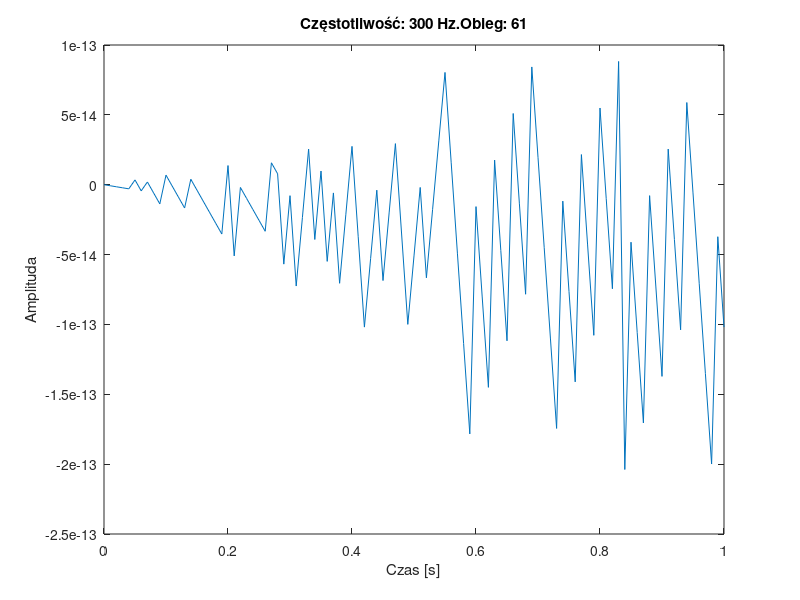
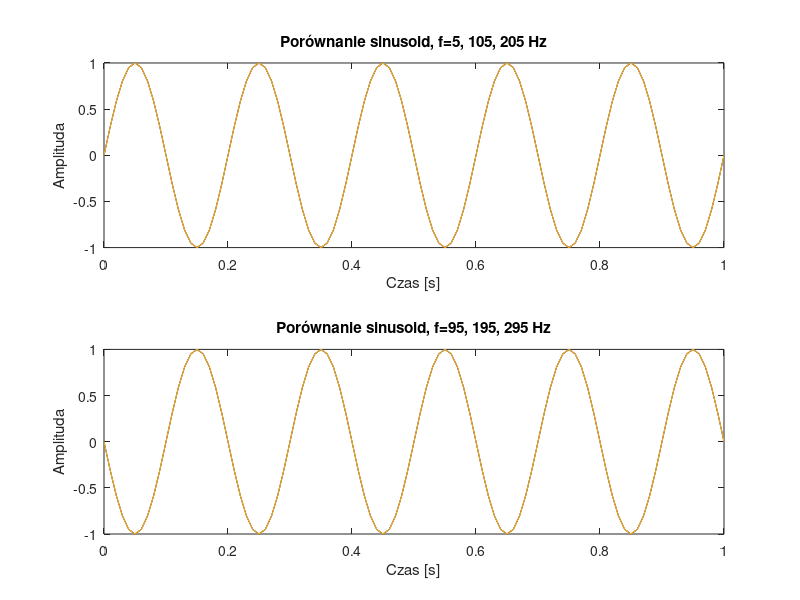

Source code (MATLAB) for these figures, in order:
fs = 100; % częstotliwość próbkowania
t = 0:1/fs:1; % wektor czasu


% pętla generująca sinusoidy o różnych częstotliwościach
for f = 0:5:300
    counter=f/5+1;
    x = sin(2*pi*f*t); % generowanie sinusoidy
    figure(1); clf; % czyścimy figurę przed narysowaniem nowej sinusoidy
    plot(t, x); % rysujemy sinusoidę
    xlabel('Czas [s]');
    ylabel('Amplituda');
    title(['Częstotliwość: ' num2str(f) ' Hz.', 'Obieg: ', num2str(counter)]);
    pause(0.15); % opóźnienie między kolejnymi sinusoidami
end

% porównanie wybranych sinusoid
f1 = 5; f2 = 105; f3 = 205;
x1 = sin(2*pi*f1*t);
x2 = sin(2*pi*f2*t);
x3 = sin(2*pi*f3*t);

figure(2); clf;
subplot(2,1,1);
plot(t, x1, t, x2, t, x3);
xlabel('Czas [s]');
ylabel('Amplituda');
title(['Porównanie sinusoid, f=' num2str(f1) ', ' num2str(f2) ', ' num2str(f3) ' Hz']);

f4 = 95; f5 = 195; f6 = 295;
x4 = sin(2*pi*f4*t);
x5 = sin(2*pi*f5*t);
x6 = sin(2*pi*f6*t);

subplot(2,1,2);
plot(t, x4, t, x5, t, x6);
xlabel('Czas [s]');
ylabel('Amplituda');
title(['Porównanie sinusoid, f=' num2str(f4) ', ' num2str(f5) ', ' num2str(f6) ' Hz']);